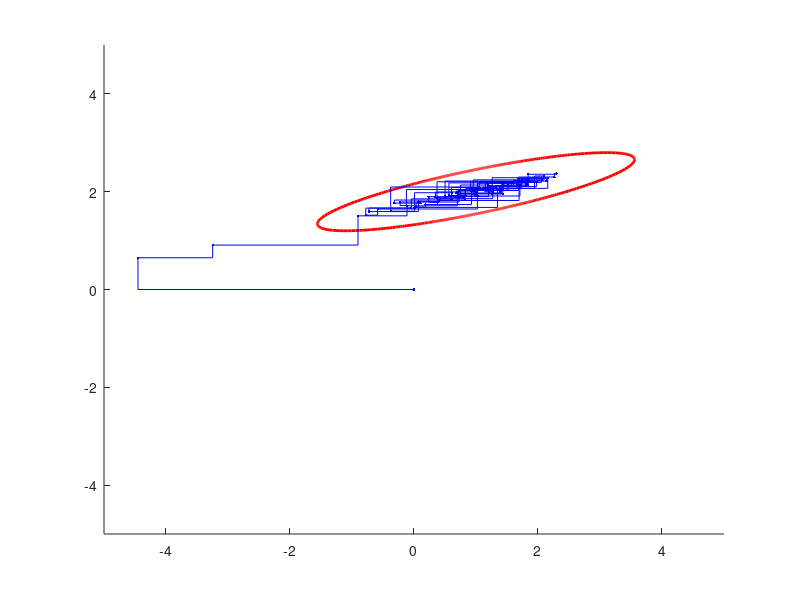

Here is the MATLAB script that generated this plot:
function r =  practical6b
%In practical 6b, we experiment with sampling from
%probability distributions using MCMC methods. 


%close all previous figures
close all;

%First we define a the mean and covariance of a 2D Gaussian
gaussMean = [1.0000; 2.0000];
gaussCov =  [1.6370 0.4210;...
             0.4210 0.1598];
         
%draw the Gaussian
figure; set(gcf,'Color',[ 1 1 1]);
drawGaussianOutline(gaussMean,gaussCov); hold on;
plot(gaussMean(1),gaussMean(2),'r.');
set(gca,'Box','Off'); 
xlim([-5 5]); ylim([-5 5]);

%initialize first point in chain
position = [0;0];
plot(position(1),position(2),'b.','MarkerSize',5);

%define number of samples
nSample = 100;

%loop over number of samples
for (cSample = 1:nSample)
        %TO DO:  calculate mean and variance of conditional distribution in
        %x direction given current y positition - look at the notes for the
        %Gaussian distribution. Replace this:
        %see Chapter 5
        gaussMeanXGivenY = gaussMean(1) + gaussCov(1,2)*gaussCov(2,2)^(-1)*(position(2) - gaussMean(2)); %conditional distributions (page 48)
        gaussVarXGivenY = gaussCov(1,1) - gaussCov(1,2)*gaussCov(2,2)^(-1)*gaussCov(1,2);
        
        %TO DO:  draw a sample from this distribution and update x!!!! - use
        %randn to do this. Replace this:
        newPosition(1) = gaussMeanXGivenY + randn(1)*gaussVarXGivenY;
        
        %copy the y position
        newPosition(2) = position(2);
        
        %display this update
        plot([position(1) newPosition(1)],[position(2) newPosition(2)],'b-');drawnow;
        
        %update the original position
        position = newPosition;
        
        %TO DO:  calculate mean and variance of conditional distribution in
        %y direction given current x positition - look at the notes for the
        %Gaussian distribution. Replace this:
        gaussMeanYGivenX = gaussMean(2) + gaussCov(1,2)*gaussCov(1,1)^(-1)*(position(1) - gaussMean(1));
        gaussVarYGivenX = gaussCov(2,2) - gaussCov(1,2)*gaussCov(1,1)^(-1)*gaussCov(1,2);
        
        %TO DO:  draw a sample from this distribution and update y - use
        %randn to do this. Replace this
        newPosition(2) = gaussMeanYGivenX + randn(1)*gaussVarYGivenX;
        
        %copy the x position
        newPosition(1) = position(1);

        %display this update
        plot([position(1) newPosition(1)],[position(2) newPosition(2)],'b-');drawnow;
        
        %update the original position
        position = newPosition;
        
        %display the new point
        plot(position(1),position(2),'b.');
end;

%TO DO now remove the two lines of code that plot the path between points and use
%this method to generate 1000 samples from the Gaussian




%*************************************************************************
%Please note that this is not the usual way to sample from an n-d Gaussian!  
%A much more efficient way to do this is to take:

%newSample = gaussMean+chol(gaussCov)*randn(2,1);

%the routine "chol" is the cholesky decomposition - a matrix square root
% so that A = chol(A)'*chol(A);
%**************************************************************************



%=================================================================== 
%===================================================================

%draw 2DGaussian
function r= drawGaussianOutline(m,s)

hold on;
angleInc = 0.01;

c = [1.0 0.0 0.0];

for (cAngle = 0:angleInc:2*pi)
    angle1 = cAngle;
    angle2 = cAngle+angleInc;
    [x1 y1] = getGaussian2SD(m,s,angle1);
    [x2 y2] = getGaussian2SD(m,s,angle2);
    plot([x1 x2],[y1 y2],'k-','LineWidth',2,'Color',c);
end

%===================================================================
%===================================================================

%find position of in xy co-ordinates at 2SD out for a certain angle
function [x,y]= getGaussian2SD(m,s,angle1)

if (size(s,2)==1)
    s = diag(s);
end;

vec = [cos(angle1) sin(angle1)];
factor = 4/(vec*inv(s)*vec');

x = cos(angle1) *sqrt(factor);
y = sin(angle1) *sqrt(factor);

x = x+m(1);
y = y+m(2);

